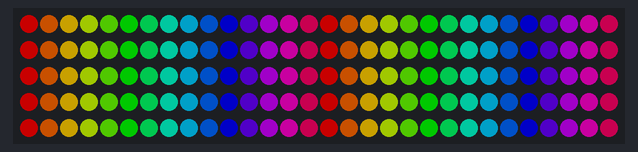
The sketch below on a simulated Arduino Uno, built with avr-gcc and run on an emulated ATmega328P. On the bench: 150 RGB LEDs in strip order, left to right, continuing on the next row. Dim RGB values are drawn brighter than linear; what the sketch prints to the serial monitor is not drawn.

Above: at 0.03 s.
At 4.92 s:
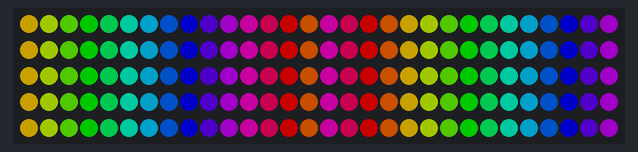
At 9.96 s:
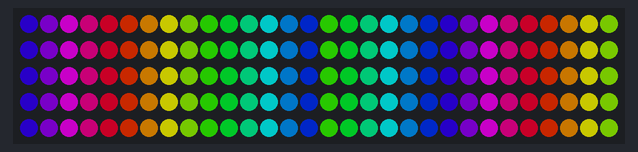
At 20.04 s:
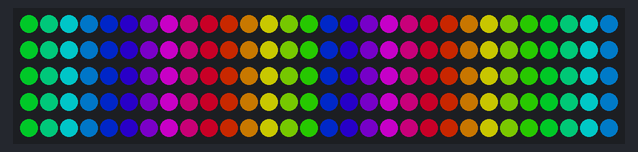
At 29.97 s:
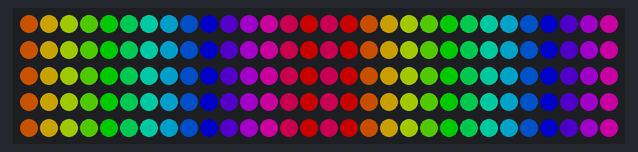
At 39.95 s:
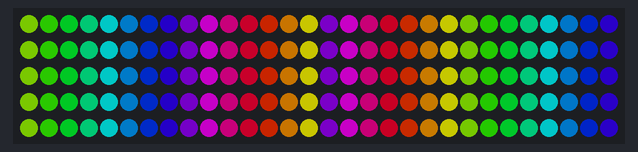

The sketch:

Segments.ino
```cpp
#include "NeoPixelHelper.h"
#include <Adafruit_NeoPixel.h>

#define LED_PIN 2
#define LED_COUNT 150

// declare segments
uint8_t segment_starts[] = {0,
                            15,
                            30,
                            45,
                            60,
                            75,
                            90,
                            105,
                            120,
                            135};
uint8_t n_segments = sizeof(segment_starts) / sizeof(segment_starts[0]);

// declare strip object
SegmentedStrip segmentStrip(LED_COUNT, LED_PIN, NEO_GRB + NEO_KHZ800, segment_starts, n_segments);


void setup() {
  Serial.begin(115200);
  segmentStrip.begin();
  segmentStrip.show(); // Initialize all pixels to 'off'

  /* Optional: print strip information */
  Serial.println(segmentStrip.getNSegments());
  Serial.println(segmentStrip.getLongestSegment());
  Serial.println(segmentStrip.getBrightness());

  for(uint8_t i = 0; i < n_segments; i++) {
    Serial.print(segmentStrip.getSegments()[i].first);
    Serial.print('\t');
    Serial.println(segmentStrip.getSegments()[i].count);
  }

  Serial.println("Running...");
}


void loop() {
  /*
    ToDo:
    - add statemachine: run specific function based on selection
    - add static framecounter passed to function
    - add selection of segments to function
    - update strip at the end of loop
    - set brightness based on poti
    - shift per segment/per pixel
  */

  // 1. get input, set brightness
  // i.e. UART input

  // 2. run method based on last valid input
  // 2.1 blink complete segments
  // a) blink 50/50 duty cycle
  // segmentStrip.blinkSegments(segmentStrip.RED(), segmentStrip.BLUE(), 0x3FF, 200);
  // segmentStrip.blinkSegments(segmentStrip.RED(), segmentStrip.BLUE(), segmentStrip.getAllSegments(), 200);
  // segmentStrip.blinkAllSegments(segmentStrip.RED(), segmentStrip.BLUE(), 200);
  // segmentStrip.blinkEvenSegments(segmentStrip.RED(), segmentStrip.BLUE(), 200);
  // segmentStrip.blinkOddSegments(segmentStrip.BLUE(), segmentStrip.RED(), 200);
  // segmentStrip.blinkFirstSegments(segmentStrip.RED(), segmentStrip.BLUE(), 5, 200);
  // segmentStrip.blinkLastSegments(segmentStrip.RED(), segmentStrip.BLUE(), 5, 200);

  // b) blink 25/75  duty cycle -> repeat after 200 ticks: 50 ticks color1, remaining 150 ticks color2
  // segmentStrip.blinkSegments(segmentStrip.RED(), segmentStrip.BLUE(), 0x3FF, 200, 50);

  // 2.2 blink pixel of segments
  // segmentStrip.blinkPattern(segmentStrip.RED(), segmentStrip.BLUE(), 0x3FF, 0x7FFF, 200);  // all segments: 0x7FFF = all pixels
  // segmentStrip.blinkPattern(segmentStrip.RED(), segmentStrip.BLUE(), 0x3FF, 1 << 0, 200);  // all segments: 0x1 = first pixel
  // segmentStrip.blinkPattern(segmentStrip.RED(), segmentStrip.BLUE(), 0x3FF, 1 << 14, 200);  // all segments: 0x4000 = last pixel
  // segmentStrip.blinkPattern(segmentStrip.RED(), segmentStrip.BLUE(), 0x3FF, 1 << (segmentStrip.longest_segment - 1), 200);  // all segments: 0x4000 = last pixel
  // segmentStrip.blinkPattern(segmentStrip.RED(), segmentStrip.BLUE(), 0x3FF, 0x03C0, 200);  // all segments: 0x03C0 = inner 4 pixels
  // segmentStrip.blinkPattern(segmentStrip.RED(), segmentStrip.BLUE(), segmentStrip.getOddSegments(), segmentStrip.getOddPixels(), 200);
  // segmentStrip.blinkPattern(segmentStrip.RED(), segmentStrip.BLUE(), segmentStrip.getEvenSegments(), segmentStrip.getEvenPixels(), 200);
  // segmentStrip.blinkPattern(segmentStrip.RED(), segmentStrip.BLUE(), segmentStrip.getAllSegments(), segmentStrip.getAllPixels(), 200);

  // b) blink 25/75  duty cycle -> repeat after 200 ticks: 50 ticks color1, remaining 150 ticks color2
  // segmentStrip.blinkPattern(segmentStrip.RED(), segmentStrip.BLUE(), segmentStrip.getAllSegments(), segmentStrip.getAllPixels(), 200, 50);

  // 2.3 animations
  // segmentStrip.shiftSegments(segmentStrip.RED(), segmentStrip.getAllSegments(), 0x1, 1, 500, 50);  // 10 stripes
  // segmentStrip.shiftSegments(segmentStrip.RED(), segmentStrip.BLUE(), segmentStrip.getAllSegments(), 0x1, 1, 500, 50);
  // segmentStrip.shiftSegments(segmentStrip.RED(), segmentStrip.BLUE(), segmentStrip.getAllSegments(), segmentStrip.getLastSegments(1), -1, 500, 50);
  // segmentStrip.shiftPattern(segmentStrip.RED(), segmentStrip.getAllSegments(), 0x7, 1, 300, 20);  // 15 LEDs per Stripe
  // segmentStrip.shiftPattern(segmentStrip.RED(), segmentStrip.BLUE(), segmentStrip.getAllSegments(), 0x7, 1, 300, 20);
  // segmentStrip.shiftPattern(segmentStrip.RED(), segmentStrip.BLUE(), segmentStrip.getAllSegments(), segmentStrip.getLastPixels(3), -1, 300, 20);
  // segmentStrip.shiftPatternInit(segmentStrip.RED(), segmentStrip.BLUE(), segmentStrip.getAllSegments(), segmentStrip.getFirstPixels(3), -3, 1, 360, 20);
  // segmentStrip.shiftPatternInit(segmentStrip.RED(), segmentStrip.BLUE(), segmentStrip.getAllSegments(), segmentStrip.getLastPixels(3), 3, -1, 360, 20);

  // 2.4 play with colors
  // segmentStrip.animateRainbowStripe(0, 1, 5);
  // segmentStrip.animateRainbowLEDs(0, 2, 1, 5);
  // segmentStrip.animateSegmentsRainbow(0, 24, segmentStrip.getAllSegments(), 24, 20);
  // segmentStrip.animateSegmentsRainbow(0, -24, segmentStrip.getAllSegments(), 24, 20);
  // segmentStrip.animateSegmentsRainbow(0, 24, segmentStrip.getAllSegments(), -24, 20);

  // 2.5 combined animations
  // animateEvenOdd();
  // animateEvenOdd(600, 300);
  // animateEvenOddInit();
  // animateEvenOddInit(720, 360);
  // animateEvenOddRainbow();
  animateEvenOddRainbow(600, 300);

  /* 3. update strip at the end of the loop */
  segmentStrip.update();
}


/* combined animations */
void animateEvenOdd(void) {
  // 1. shift pattern forward, jump back
  segmentStrip.shiftPattern(segmentStrip.RED(), segmentStrip.BLUE(), segmentStrip.getEvenSegments(), segmentStrip.getLastPixels(3), -1, 300, 20);
  segmentStrip.shiftPattern(segmentStrip.RED(), segmentStrip.BLUE(), segmentStrip.getOddSegments(), segmentStrip.getFirstPixels(3), 1, 300, 20);
}

void animateEvenOdd(uint32_t frames, uint32_t frameswitch) {
  // 1. shift pattern forward
  if(segmentStrip.getFrameCounter() % frames < frameswitch) {
    segmentStrip.shiftPattern(segmentStrip.RED(), segmentStrip.BLUE(), segmentStrip.getEvenSegments(), segmentStrip.getLastPixels(3), -1, 300, 20);
    segmentStrip.shiftPattern(segmentStrip.RED(), segmentStrip.BLUE(), segmentStrip.getOddSegments(), segmentStrip.getFirstPixels(3), 1, 300, 20);
  }
  else {
    // 2. shift pattern backwards
    segmentStrip.shiftPattern(segmentStrip.RED(), segmentStrip.BLUE(), segmentStrip.getEvenSegments(), segmentStrip.getFirstPixels(3), 1, 300, 20);
    segmentStrip.shiftPattern(segmentStrip.RED(), segmentStrip.BLUE(), segmentStrip.getOddSegments(), segmentStrip.getLastPixels(3), -1, 300, 20);
  }
}

void animateEvenOddInit(void) {
  // 1. shift pattern forward, jump back
  segmentStrip.shiftPatternInit(segmentStrip.RED(), segmentStrip.BLUE(), segmentStrip.getEvenSegments(), segmentStrip.getFirstPixels(3), -3, 1, 360, 20);
  segmentStrip.shiftPatternInit(segmentStrip.RED(), segmentStrip.BLUE(), segmentStrip.getOddSegments(), segmentStrip.getLastPixels(3), 3, -1, 360, 20);
}

void animateEvenOddInit(uint32_t frames, uint32_t frameswitch) {
  // 1. shift pattern forward
  if(segmentStrip.getFrameCounter() % frames < frameswitch) {
    segmentStrip.shiftPatternInit(segmentStrip.RED(), segmentStrip.BLUE(), segmentStrip.getEvenSegments(), segmentStrip.getFirstPixels(3), -3, 1, 360, 20);
    segmentStrip.shiftPatternInit(segmentStrip.RED(), segmentStrip.BLUE(), segmentStrip.getOddSegments(), segmentStrip.getLastPixels(3), 3, -1, 360, 20);
  }
  else {
    // 2. shift pattern backwards
    segmentStrip.shiftPatternInit(segmentStrip.RED(), segmentStrip.BLUE(), segmentStrip.getEvenSegments(), segmentStrip.getLastPixels(3), 3, -1, 360, 20);
    segmentStrip.shiftPatternInit(segmentStrip.RED(), segmentStrip.BLUE(), segmentStrip.getOddSegments(), segmentStrip.getFirstPixels(3), -3, 1, 360, 20);
  }
}

void animateEvenOddRainbow(void) {
  // 1. shift pattern forward, jump back
  segmentStrip.animateSegmentsRainbow(0, 24, segmentStrip.getEvenSegments(), 24, 20);
  segmentStrip.animateSegmentsRainbow(0, -24, segmentStrip.getOddSegments(), 24, 20);
}

void animateEvenOddRainbow(uint32_t frames, uint32_t frameswitch) {
  // 1. shift pattern forward
  if(segmentStrip.getFrameCounter() % frames < frameswitch) {
    segmentStrip.animateSegmentsRainbow(0, 24, segmentStrip.getEvenSegments(), 6, 5);
    segmentStrip.animateSegmentsRainbow(0, 24, segmentStrip.getOddSegments(), -6, 5);
  }
  else {
    // 2. shift pattern backwards
    segmentStrip.animateSegmentsRainbow(0, 24, segmentStrip.getEvenSegments(), -6, 5);
    segmentStrip.animateSegmentsRainbow(0, 24, segmentStrip.getOddSegments(), 6, 5);
  }
}
```

NeoPixelHelper.h
```cpp
/* https://github.com/adafruit/Adafruit_NeoPixel/blob/master/Adafruit_NeoPixel.cpp */

#ifndef NEOPIXELHELPER_H
#define NEOPIXELHELPER_H

#include <Adafruit_NeoPixel.h>

#define HUE_DEGREE 182
#define OFF Adafruit_NeoPixel::Color(0, 0, 0)

struct Segment {
  uint8_t first;
  uint8_t count;
};

class SegmentedStrip : public Adafruit_NeoPixel {
  public:
    // constructor
    SegmentedStrip(uint16_t n, uint16_t p, neoPixelType t, uint8_t segment_starts[], uint8_t n_segments);

    // public attributes
    // numLEDs -> given by parent class

    // public methods
    // defaults always go in the header file!
    // complete strip
    void update(void);
    void setStripe(uint32_t color);
    void resetStripe(void);

    // segments
    void setSegments(uint32_t color, uint32_t active_segments);
    void resetSegments(uint32_t active_segments);
    void setAllSegments(uint32_t color);
    void setEvenSegments(uint32_t color);
    void setOddSegments(uint32_t color);
    void setFirstSegments(uint32_t color, uint8_t n);
    void setLastSegments(uint32_t color, uint8_t n);

    void blinkSegments(uint32_t color1, uint32_t color2, uint32_t active_segments, uint16_t frames, uint16_t frame_color_switch=0);
    void blinkAllSegments(uint32_t color1, uint32_t color2, uint16_t frames, uint16_t frame_color_switch=0);
    void blinkEvenSegments(uint32_t color1, uint32_t color2, uint16_t frames, uint16_t frame_color_switch=0);
    void blinkOddSegments(uint32_t color1, uint32_t color2, uint16_t frames, uint16_t frame_color_switch=0);
    void blinkFirstSegments(uint32_t color1, uint32_t color2, uint8_t n, uint16_t frames, uint16_t frame_color_switch=0);
    void blinkLastSegments(uint32_t color1, uint32_t color2, uint8_t n, uint16_t frames, uint16_t frame_color_switch=0);

    void shiftSegments(uint32_t color, uint32_t active_segments, uint32_t init_segments, int8_t shift_segments, uint16_t frames, uint16_t frames_shift);
    void shiftSegments(uint32_t color1, uint32_t color2, uint32_t active_segments, uint32_t init_segments, int8_t shift_segments, uint16_t frames, uint16_t frames_shift);

    // segments pixel pattern
    void setPattern(uint32_t color, uint32_t active_segments, uint32_t active_pixel);

    void blinkPattern(uint32_t color1, uint32_t color2, uint32_t active_segments, uint32_t active_pixel, uint16_t frames, uint16_t frame_color_switch=0);

    void shiftPattern(uint32_t color, uint32_t active_segments, uint32_t init_pixel, int8_t shift_pixel, uint16_t frames, uint16_t frames_shift);
    void shiftPattern(uint32_t color1, uint32_t color2, uint32_t active_segments, uint32_t init_pixel, int8_t shift_pixel, uint16_t frames, uint16_t frames_shift);
    void shiftPatternInit(uint32_t color1, uint32_t color2, uint32_t active_segments, uint32_t pixel_pattern, int8_t init_shift_pixel, int8_t shift_pixel, uint16_t frames, uint16_t animation_frames);
    void shiftPatternInit(uint32_t color, uint32_t active_segments, uint32_t pixel_pattern, int8_t init_shift_pixel, int8_t shift_pixel, uint16_t frames, uint16_t animation_frames);

    // play with colors
    void setSegmentsRainbow(uint16_t color_degree_start, uint16_t color_degree_led_step, uint32_t active_segments);
    void animateSegmentsRainbow(uint16_t color_degree_start, uint16_t color_degree_led_step, uint32_t active_segments, uint16_t color_degree_frame_step, uint16_t animation_frames);
    void animateRainbowStripe(uint16_t color_degree_start, uint16_t color_degree_frame_step, uint16_t animation_frames);
    void animateRainbowLEDs(uint16_t color_degree_start, uint16_t color_degree_led_step, uint16_t color_degree_frame_step, uint16_t animation_frames);


    // colors
    uint32_t color(uint16_t degree);
    uint32_t WHITE(void);
    uint32_t RED(void);
    uint32_t YELLOW(void);
    uint32_t GREEN(void);
    uint32_t CYAN(void);
    uint32_t BLUE(void);
    uint32_t MAGENTA(void);

    // public getters
    Segment* getSegments();
    uint8_t getNSegments();
    uint8_t getLongestSegment();
    uint32_t getFrameCounter();
    uint8_t getBrightenss();
    uint8_t getSaturation();

    uint32_t getAllSegments();
    uint32_t getEvenSegments();
    uint32_t getOddSegments();
    uint32_t getFirstSegments(uint8_t n);
    uint32_t getLastSegments(uint8_t n);
    uint32_t getAllPixels();
    uint32_t getEvenPixels();
    uint32_t getOddPixels();
    uint32_t getFirstPixels(uint8_t n);
    uint32_t getLastPixels(uint8_t n);

    // public setters
    void resetFrameCounter(void);
    void setBrightness(uint8_t);
    void setSaturation(uint8_t);


  private:
    // private attributes
    Segment *segments;  // extract array of Segments elements from array of segment_starts
    uint8_t n_segments;
    uint8_t longest_segment;  // n_pixels in the longest segment
    uint32_t frame_counter = 0;
    uint8_t brightness = 100;
    uint8_t saturation = 255;

    uint8_t MAX_NUMBER_SEGMENTS       = 32;
    uint8_t MAX_NUMBER_SEGMENT_PIXELS = 32;
    uint32_t ALL_SEGMENTS;  // binary representations
    uint32_t EVEN_SEGMENTS;
    uint32_t ODD_SEGMENTS;
    uint32_t ALL_PIXELS;  // given by longest_segment!!!
    uint32_t EVEN_PIXELS;
    uint32_t ODD_PIXELS;

    // private methods
    void update_segments(uint8_t segment_starts[]);
    void update_longest_segment();
};

// methods

#endif
```

Source omitted: NeoPixelHelper.cpp (21787 bytes)
